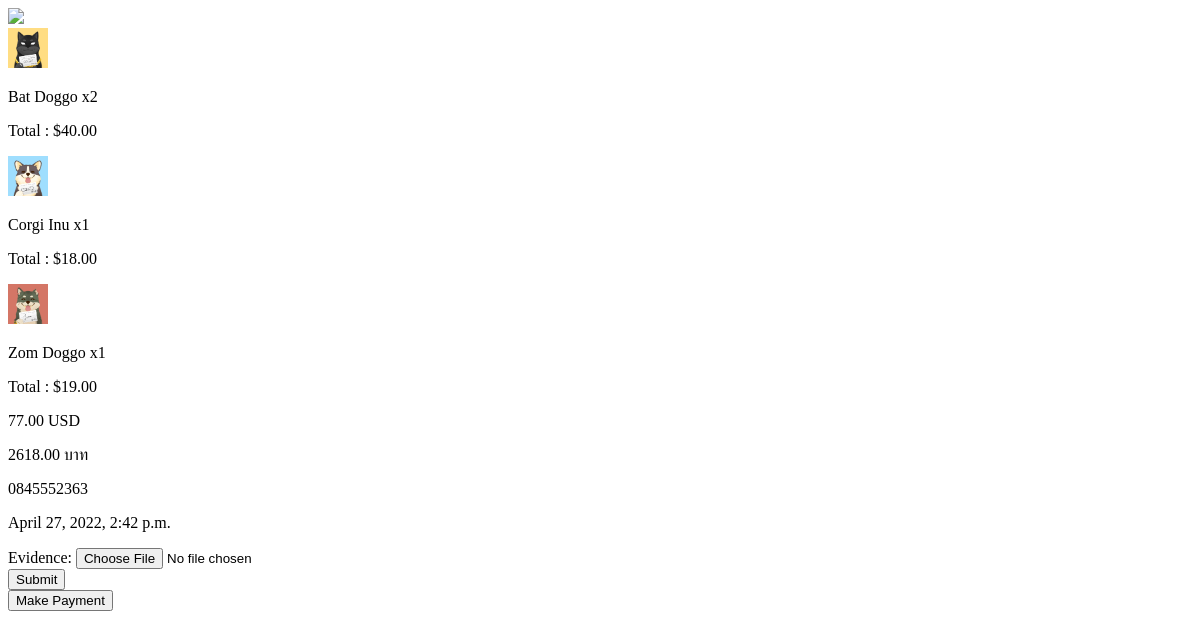
The app's page /checkout/promptpay/ (signed in), older data.
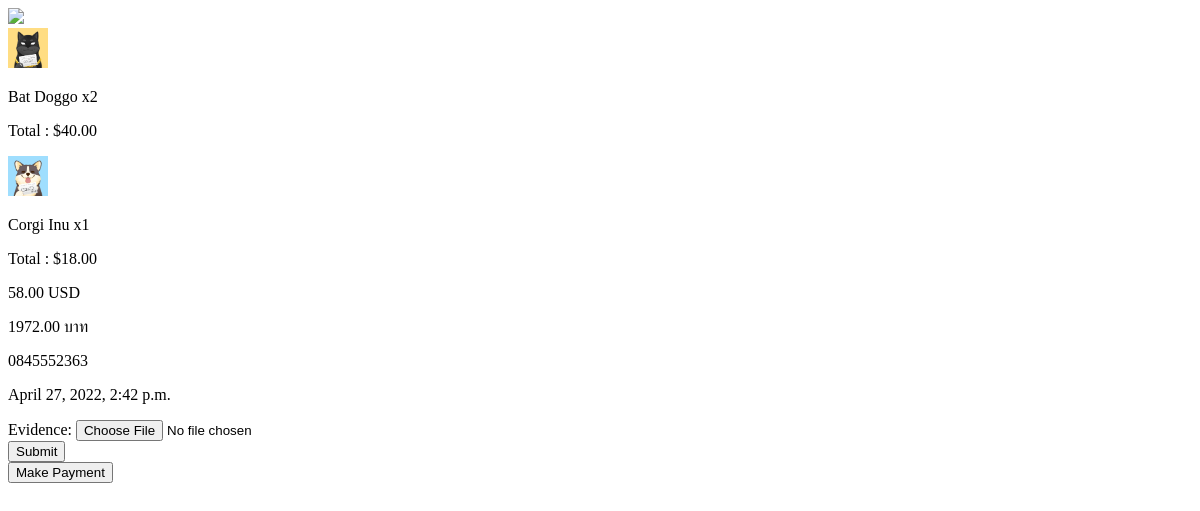
The same page, newer data.
### app_amonze/models.py (models this page shows, shortened)
class TransactionItem(models.Model):
    item = models.ForeignKey(Item, on_delete=models.SET_NULL, null=True, blank=True)
    transaction = models.ForeignKey(Transaction, on_delete=models.SET_NULL, null=True, blank=True)
    quantity = models.IntegerField(default=0, null=True, blank=True)
    @property
    def get_total(self):
        total = self.item.price * self.quantity
        return total

class Item (models.Model):
    item_id = models.BigAutoField(primary_key=True)
    item_name = models.CharField(max_length=50)
    item_image = models.ImageField(null=True)
    description = models.TextField(default="No description")
    price = models.DecimalField(max_digits=5, decimal_places=2, default=0.00)

class Transaction (models.Model):
    transaction_id = models.BigAutoField(primary_key=True)
    customer = models.ForeignKey(Customer, on_delete=models.CASCADE, null=True, blank=True)
    date_ordered = models.DateTimeField(auto_now_add=True)
    complete = models.BooleanField(default=False, null=True, blank=True)
    evidence = evidence = models.ImageField(null=True, blank=True)
    @property
    def get_cart_total(self):
        transactionitems = self.transactionitem_set.all()
        total = sum([item.get_total for item in transactionitems])
        return total

### app_amonze/views.py (the view)
# urls.py: path('checkout/promptpay/', views.promptpay, name= 'promptpay')
@login_required(login_url='login')
def promptpay(request):
    if request.user.is_authenticated:
        customer = request.user.customer
        transactions = Transaction.objects.get(
            customer=customer, complete=False)
        items = TransactionItem.objects.filter(transaction=transactions)
        form = EvidenceForm(instance=transactions)
        if request.method == 'POST':
            form = EvidenceForm(request.POST, request.FILES, instance=transactions)
            if form.is_valid():
                form.save()
    else:
        items = []
        transactions = {'get_cart_total':0, 'shipping':False}
    context = {'transaction':transactions}
    context={
        "mobile":"0845552363", #seller's mobile
        'amount': transactions.get_cart_total*34,
        'transaction':transactions,
        'items': items,
        'form': form,
    }
    return render(request, 'promptpay.html', context)

### app_amonze/forms.py
class EvidenceForm(ModelForm):
    class Meta:
        model = Transaction
        fields = ('evidence',)

### app_amonze/templates/promptpay.html (shortened to what this page needs)
{% load static %}
<!DOCTYPE html>
<html lang="en">
<head>
</head>
<body>
    <img src="{% url 'qr' mobile=mobile amount=amount %}">
    <div class="checkout_container">
        {% for item in items %}
        <div class="item_wrapper">
            <img class="item_img" src="/media/{{ item.item.item_image }}">
            <div class="item_detail">
                <p class="item_name">{{item.item.item_name}} <span class="item_quantity">x{{item.quantity}}</span></p>
                <p class="item_total">Total : ${{item.get_total|floatformat:2}}</p>
            </div>
        </div>
        {% endfor %}
    </div>
    <p>{{ transaction.get_cart_total }} USD</p>
    <p>{{ amount }} บาท</p>
    <p>{{ mobile }} </p>
    <p>{{ transaction.date_ordered }}</p>
    <form method="POST" action="" enctype="multipart/form-data">
        {% for field in form %}
        <div class="row">
            <span class="label">{{ field.label }}:</span>
            <span class="field">{{ field }}</span>
        </div>
        {% endfor %}
        <input class="submit_button" type="submit" name="Update Information" value="Submit">
    </form>
    <button id="make-payment" class="make_payment">Make Payment</button>
</body>
</html>

Row changes from the older to the newer data that the page shows:
removed TransactionItem: item.item_image (picture), item.item_name "Zom Doggo", quantity "1", get_total "19.00"
computed for Transaction: get_cart_total "77.00" → "58.00"
Text that changed along with them:
{{ amount }}: "2618.00" → "1972.00"
